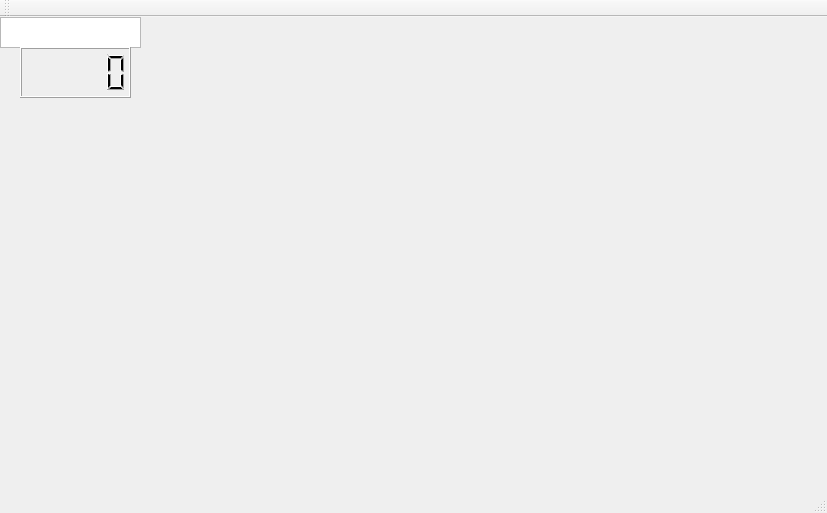
<?xml version="1.0" encoding="UTF-8"?>
<ui version="4.0">
 <class>MainWindow</class>
 <widget class="QMainWindow" name="MainWindow">
  <property name="geometry">
   <rect>
    <x>0</x>
    <y>0</y>
    <width>827</width>
    <height>513</height>
   </rect>
  </property>
  <property name="windowTitle">
   <string>MainWindow</string>
  </property>
  <widget class="QWidget" name="centralWidget">
   <widget class="QTextEdit" name="textEdit">
    <property name="geometry">
     <rect>
      <x>0</x>
      <y>0</y>
      <width>141</width>
      <height>31</height>
     </rect>
    </property>
   </widget>
   <widget class="QLCDNumber" name="lcdNumber">
    <property name="geometry">
     <rect>
      <x>20</x>
      <y>30</y>
      <width>111</width>
      <height>51</height>
     </rect>
    </property>
   </widget>
   <widget class="chartclass" name="chart" native="true">
    <property name="geometry">
     <rect>
      <x>260</x>
      <y>60</y>
      <width>441</width>
      <height>351</height>
     </rect>
    </property>
   </widget>
  </widget>
  <widget class="QMenuBar" name="menuBar">
   <property name="geometry">
    <rect>
     <x>0</x>
     <y>0</y>
     <width>827</width>
     <height>22</height>
    </rect>
   </property>
  </widget>
  <widget class="QToolBar" name="mainToolBar">
   <attribute name="toolBarArea">
    <enum>TopToolBarArea</enum>
   </attribute>
   <attribute name="toolBarBreak">
    <bool>false</bool>
   </attribute>
  </widget>
  <widget class="QStatusBar" name="statusBar"/>
 </widget>
 <layoutdefault spacing="6" margin="11"/>
 <customwidgets>
  <customwidget>
   <class>chartclass</class>
   <extends>QWidget</extends>
   <header location="global">chartclass.h</header>
   <container>1</container>
  </customwidget>
 </customwidgets>
 <resources/>
 <connections/>
</ui>
